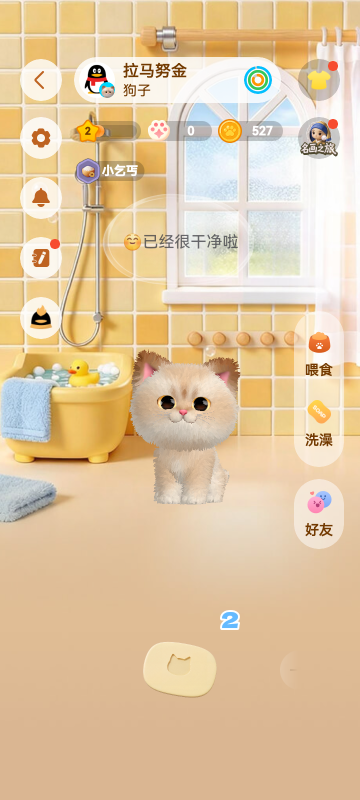
#> input picture app/src/androidTest/assets/pet_pages/bath-2045-leave-before.png, 720 x 1600 px, given in place of cookie-buy-one-confirm.png, which was not available (shown at 1/2 size); the run also reads 1 picture not shown here
$ python crop_dialog_assets.py
#> lines starting #> are read from the running program, lines starting #| are printed output that depends on the picture
import io, sys, os
from PIL import Image
sys.stdout = io.TextIOWrapper(sys.stdout.buffer, encoding="utf-8", errors="replace")
BASE = r"C:\Users\lu158\Desktop\dsh插件\养宠自动化"
SC = BASE + r"\VirtualDisplay\deliverables\takeover-runtime\three-course-live\single-regression\direct-one-round\ui-run\supply-course-7"
ASSETS = BASE + r"\VirtualDisplay\app\src\main\assets\pet_exchange"
os.makedirs(ASSETS, exist_ok=True)

# (asset name, source frame, crop box (l,t,r,b), purpose)
CROPS = [
    # dialog identity: title text row, stable across qty states; food vs soap differ
    ("dialog_food_title.png", SC + r"\cookie-buy-one-confirm.png", (240, 878, 480, 922)),
    ("dialog_soap_title.png", SC + r"\soap-price.png", (240, 878, 480, 922)),
    # selected product frame (blue border) - proves WHICH product is selected
    ("food_cookie_selected.png", SC + r"\cookie-buy-one-confirm.png", (16, 916, 108, 1204)),
    ("soap_soap_selected.png", SC + r"\soap-price.png", (16, 916, 108, 1204)),
    # confirm "bought" state: after successful pay the dialog closes -> verify by title absence + scene restored.
    # No extra asset needed; but keep a "bought" stock indicator: cookie-use frames show plate full state.
]
for name, src, box in CROPS:
    Image.open(src).convert("RGB").crop(box).save(os.path.join(ASSETS, name))
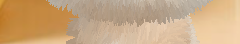
#> saved as dialog_food_title.png: PIL image 240x44 RGB; mean R, G, B 202.7, 169, 129.5
    print(name, "from", os.path.basename(src), box)
#> pass 2 of the loop `for name, src, box in CROPS:`:
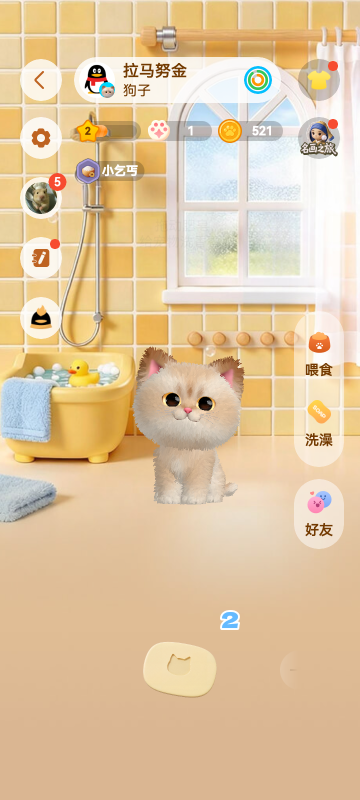
#> input picture app/src/androidTest/assets/pet_pages/bath-9448-clean-before.png, 720 x 1600 px, given in place of soap-price.png, which was not available (shown at 1/2 size)
#> `Image.open(src).convert("RGB").crop(box).save(os.path.join(ASSETS, nam..`:
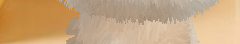
#> saved as dialog_soap_title.png: PIL image 240x44 RGB; mean R, G, B 199.9, 165.8, 126

# ALSO extract same title crops from a second frame each (validate stability)
for tag, src in [("chk_food", SC + r"\cookie-price.png"), ("chk_soap", SC + r"\resume9-soap-price-current.png")]:
    im = Image.open(src).convert("RGB").crop((240, 878, 480, 922))
    ref = Image.open(os.path.join(ASSETS, "dialog_food_title.png" if "food" in tag else "dialog_soap_title.png")).convert("RGB")
    a, b = im.resize((24, 5)), ref.resize((24, 5))
    pa, pb = a.load(), b.load()
    diff = sum(abs(pa[x, y][c] - pb[x, y][c]) for x in range(24) for y in range(5) for c in range(3)) / (24 * 5 * 3 * 255)
    print(f"{tag} title stability vs ref: sim={1 - diff:.4f}")
#> pass 2 of the loop `for tag, src in [("chk_food", SC + r"\cookie-price.png"), ("chk_soap",..`:
#> (the run stopped early here; a loop or call above may not have finished)
